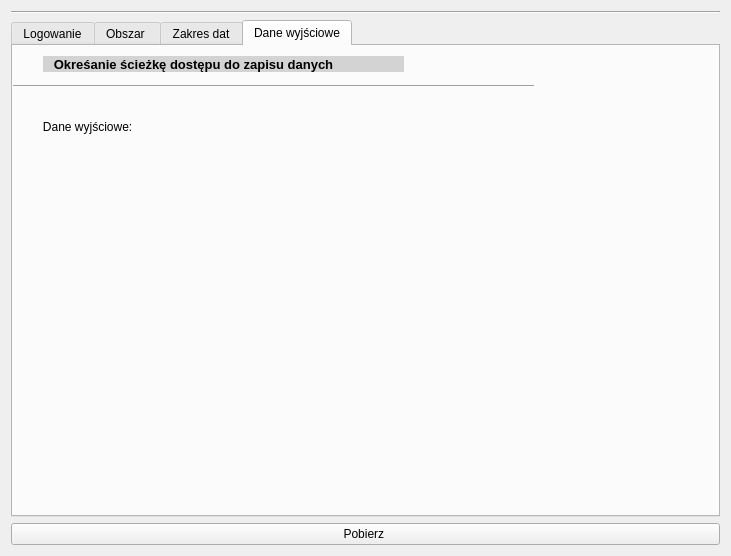
<?xml version="1.0" encoding="UTF-8"?>
<ui version="4.0">
 <class>Dialog</class>
 <widget class="QDialog" name="Dialog">
  <property name="geometry">
   <rect>
    <x>0</x>
    <y>0</y>
    <width>731</width>
    <height>556</height>
   </rect>
  </property>
  <property name="windowTitle">
   <string>Dialog</string>
  </property>
  <layout class="QVBoxLayout" name="verticalLayout">
   <item>
    <widget class="Line" name="line_5">
     <property name="orientation">
      <enum>Qt::Horizontal</enum>
     </property>
    </widget>
   </item>
   <item>
    <widget class="QTabWidget" name="widgets">
     <property name="enabled">
      <bool>true</bool>
     </property>
     <property name="palette">
      <palette>
       <active>
        <colorrole role="Base">
         <brush brushstyle="SolidPattern">
          <color alpha="255">
           <red>255</red>
           <green>255</green>
           <blue>255</blue>
          </color>
         </brush>
        </colorrole>
        <colorrole role="Window">
         <brush brushstyle="SolidPattern">
          <color alpha="255">
           <red>255</red>
           <green>255</green>
           <blue>255</blue>
          </color>
         </brush>
        </colorrole>
       </active>
       <inactive>
        <colorrole role="Base">
         <brush brushstyle="SolidPattern">
          <color alpha="255">
           <red>255</red>
           <green>255</green>
           <blue>255</blue>
          </color>
         </brush>
        </colorrole>
        <colorrole role="Window">
         <brush brushstyle="SolidPattern">
          <color alpha="255">
           <red>255</red>
           <green>255</green>
           <blue>255</blue>
          </color>
         </brush>
        </colorrole>
       </inactive>
       <disabled>
        <colorrole role="Base">
         <brush brushstyle="SolidPattern">
          <color alpha="255">
           <red>255</red>
           <green>255</green>
           <blue>255</blue>
          </color>
         </brush>
        </colorrole>
        <colorrole role="Window">
         <brush brushstyle="SolidPattern">
          <color alpha="255">
           <red>255</red>
           <green>255</green>
           <blue>255</blue>
          </color>
         </brush>
        </colorrole>
       </disabled>
      </palette>
     </property>
     <property name="toolTip">
      <string>&lt;html&gt;&lt;head/&gt;&lt;body&gt;&lt;p&gt;&lt;br/&gt;&lt;/p&gt;&lt;/body&gt;&lt;/html&gt;</string>
     </property>
     <property name="currentIndex">
      <number>3</number>
     </property>
     <widget class="QWidget" name="tab">
      <attribute name="title">
       <string>Logowanie</string>
      </attribute>
      <widget class="QWidget" name="horizontalLayoutWidget">
       <property name="geometry">
        <rect>
         <x>10</x>
         <y>60</y>
         <width>591</width>
         <height>51</height>
        </rect>
       </property>
       <layout class="QHBoxLayout" name="horizontalLayout">
        <item>
         <widget class="QLabel" name="label_7">
          <property name="text">
           <string>Login: </string>
          </property>
         </widget>
        </item>
        <item>
         <widget class="QLineEdit" name="lineEdit_5"/>
        </item>
        <item>
         <widget class="QLabel" name="label_9">
          <property name="text">
           <string>Hasło </string>
          </property>
         </widget>
        </item>
        <item>
         <widget class="QgsPasswordLineEdit" name="mLineEdit"/>
        </item>
        <item>
         <widget class="QCheckBox" name="checkBox">
          <property name="text">
           <string>Zapamiętaj</string>
          </property>
         </widget>
        </item>
       </layout>
      </widget>
      <widget class="QLabel" name="label_10">
       <property name="geometry">
        <rect>
         <x>20</x>
         <y>9</y>
         <width>451</width>
         <height>21</height>
        </rect>
       </property>
       <property name="palette">
        <palette>
         <active>
          <colorrole role="Base">
           <brush brushstyle="SolidPattern">
            <color alpha="255">
             <red>191</red>
             <green>191</green>
             <blue>191</blue>
            </color>
           </brush>
          </colorrole>
          <colorrole role="Window">
           <brush brushstyle="SolidPattern">
            <color alpha="255">
             <red>211</red>
             <green>211</green>
             <blue>211</blue>
            </color>
           </brush>
          </colorrole>
         </active>
         <inactive>
          <colorrole role="Base">
           <brush brushstyle="SolidPattern">
            <color alpha="255">
             <red>191</red>
             <green>191</green>
             <blue>191</blue>
            </color>
           </brush>
          </colorrole>
          <colorrole role="Window">
           <brush brushstyle="SolidPattern">
            <color alpha="255">
             <red>211</red>
             <green>211</green>
             <blue>211</blue>
            </color>
           </brush>
          </colorrole>
         </inactive>
         <disabled>
          <colorrole role="Base">
           <brush brushstyle="SolidPattern">
            <color alpha="255">
             <red>211</red>
             <green>211</green>
             <blue>211</blue>
            </color>
           </brush>
          </colorrole>
          <colorrole role="Window">
           <brush brushstyle="SolidPattern">
            <color alpha="255">
             <red>211</red>
             <green>211</green>
             <blue>211</blue>
            </color>
           </brush>
          </colorrole>
         </disabled>
        </palette>
       </property>
       <property name="font">
        <font>
         <pointsize>10</pointsize>
         <weight>75</weight>
         <bold>true</bold>
        </font>
       </property>
       <property name="autoFillBackground">
        <bool>true</bool>
       </property>
       <property name="text">
        <string>  Logowanie do serwisu https://urs.earthdata.nasa.gov/</string>
       </property>
      </widget>
      <widget class="Line" name="line_2">
       <property name="geometry">
        <rect>
         <x>-120</x>
         <y>30</y>
         <width>631</width>
         <height>20</height>
        </rect>
       </property>
       <property name="orientation">
        <enum>Qt::Horizontal</enum>
       </property>
      </widget>
      <widget class="QPushButton" name="pushButton_3">
       <property name="geometry">
        <rect>
         <x>624</x>
         <y>72</y>
         <width>81</width>
         <height>31</height>
        </rect>
       </property>
       <property name="text">
        <string>Zaloguj </string>
       </property>
      </widget>
     </widget>
     <widget class="QWidget" name="widget">
      <attribute name="title">
       <string>Obszar </string>
      </attribute>
      <widget class="QWidget" name="gridLayoutWidget">
       <property name="geometry">
        <rect>
         <x>20</x>
         <y>60</y>
         <width>631</width>
         <height>291</height>
        </rect>
       </property>
       <layout class="QGridLayout" name="gridLayout">
        <item row="2" column="0">
         <widget class="QLabel" name="label_3">
          <property name="text">
           <string>Punkt 3</string>
          </property>
         </widget>
        </item>
        <item row="1" column="0">
         <widget class="QLabel" name="label_2">
          <property name="text">
           <string>Punkt 2</string>
          </property>
         </widget>
        </item>
        <item row="0" column="0">
         <widget class="QLabel" name="label">
          <property name="text">
           <string>Punkt 1 </string>
          </property>
         </widget>
        </item>
        <item row="3" column="0">
         <widget class="QLabel" name="label_14">
          <property name="text">
           <string>Punkt 4</string>
          </property>
         </widget>
        </item>
        <item row="2" column="1">
         <layout class="QFormLayout" name="formLayout_5">
          <item row="0" column="0">
           <widget class="QLabel" name="label_19">
            <property name="text">
             <string>Latitude: </string>
            </property>
            <property name="margin">
             <number>3</number>
            </property>
           </widget>
          </item>
          <item row="1" column="0">
           <widget class="QLabel" name="label_20">
            <property name="text">
             <string>Longitude: </string>
            </property>
            <property name="margin">
             <number>3</number>
            </property>
           </widget>
          </item>
          <item row="0" column="1">
           <widget class="QLineEdit" name="lineEdit_9"/>
          </item>
          <item row="1" column="1">
           <widget class="QLineEdit" name="lineEdit_10"/>
          </item>
         </layout>
        </item>
        <item row="0" column="1">
         <layout class="QFormLayout" name="formLayout">
          <item row="0" column="0">
           <widget class="QLabel" name="label_4">
            <property name="text">
             <string>Latitude: </string>
            </property>
            <property name="margin">
             <number>3</number>
            </property>
           </widget>
          </item>
          <item row="1" column="0">
           <widget class="QLabel" name="label_5">
            <property name="text">
             <string>Longitude: </string>
            </property>
            <property name="margin">
             <number>3</number>
            </property>
           </widget>
          </item>
          <item row="0" column="1">
           <widget class="QLineEdit" name="lineEdit"/>
          </item>
          <item row="1" column="1">
           <widget class="QLineEdit" name="lineEdit_2"/>
          </item>
         </layout>
        </item>
        <item row="1" column="1">
         <layout class="QFormLayout" name="formLayout_2">
          <item row="0" column="0">
           <widget class="QLabel" name="label_6">
            <property name="text">
             <string>Latitude: </string>
            </property>
            <property name="margin">
             <number>3</number>
            </property>
           </widget>
          </item>
          <item row="1" column="0">
           <widget class="QLabel" name="label_13">
            <property name="text">
             <string>Longitude: </string>
            </property>
            <property name="margin">
             <number>3</number>
            </property>
           </widget>
          </item>
          <item row="0" column="1">
           <widget class="QLineEdit" name="lineEdit_3"/>
          </item>
          <item row="1" column="1">
           <widget class="QLineEdit" name="lineEdit_4"/>
          </item>
         </layout>
        </item>
        <item row="3" column="1">
         <layout class="QFormLayout" name="formLayout_4">
          <item row="0" column="0">
           <widget class="QLabel" name="label_17">
            <property name="text">
             <string>Latitude: </string>
            </property>
            <property name="margin">
             <number>3</number>
            </property>
           </widget>
          </item>
          <item row="1" column="0">
           <widget class="QLabel" name="label_18">
            <property name="text">
             <string>Longitude: </string>
            </property>
            <property name="margin">
             <number>3</number>
            </property>
           </widget>
          </item>
          <item row="0" column="1">
           <widget class="QLineEdit" name="lineEdit_8"/>
          </item>
          <item row="1" column="1">
           <widget class="QLineEdit" name="lineEdit_7"/>
          </item>
         </layout>
        </item>
        <item row="4" column="0" colspan="2">
         <widget class="QPushButton" name="pushButton_4">
          <property name="text">
           <string>Dodaj wierzchołek </string>
          </property>
         </widget>
        </item>
       </layout>
      </widget>
      <widget class="QPushButton" name="pushButton_2">
       <property name="geometry">
        <rect>
         <x>20</x>
         <y>380</y>
         <width>631</width>
         <height>23</height>
        </rect>
       </property>
       <property name="text">
        <string>Użyj współrzędnych widoku </string>
       </property>
      </widget>
      <widget class="QLabel" name="label_12">
       <property name="geometry">
        <rect>
         <x>30</x>
         <y>10</y>
         <width>471</width>
         <height>16</height>
        </rect>
       </property>
       <property name="palette">
        <palette>
         <active>
          <colorrole role="Base">
           <brush brushstyle="SolidPattern">
            <color alpha="255">
             <red>255</red>
             <green>255</green>
             <blue>255</blue>
            </color>
           </brush>
          </colorrole>
          <colorrole role="Window">
           <brush brushstyle="SolidPattern">
            <color alpha="255">
             <red>211</red>
             <green>211</green>
             <blue>211</blue>
            </color>
           </brush>
          </colorrole>
         </active>
         <inactive>
          <colorrole role="Base">
           <brush brushstyle="SolidPattern">
            <color alpha="255">
             <red>255</red>
             <green>255</green>
             <blue>255</blue>
            </color>
           </brush>
          </colorrole>
          <colorrole role="Window">
           <brush brushstyle="SolidPattern">
            <color alpha="255">
             <red>211</red>
             <green>211</green>
             <blue>211</blue>
            </color>
           </brush>
          </colorrole>
         </inactive>
         <disabled>
          <colorrole role="Base">
           <brush brushstyle="SolidPattern">
            <color alpha="255">
             <red>211</red>
             <green>211</green>
             <blue>211</blue>
            </color>
           </brush>
          </colorrole>
          <colorrole role="Window">
           <brush brushstyle="SolidPattern">
            <color alpha="255">
             <red>211</red>
             <green>211</green>
             <blue>211</blue>
            </color>
           </brush>
          </colorrole>
         </disabled>
        </palette>
       </property>
       <property name="font">
        <font>
         <pointsize>10</pointsize>
         <weight>75</weight>
         <bold>true</bold>
        </font>
       </property>
       <property name="autoFillBackground">
        <bool>true</bool>
       </property>
       <property name="text">
        <string>   Określanie obszaru do analizy </string>
       </property>
      </widget>
      <widget class="Line" name="line_3">
       <property name="geometry">
        <rect>
         <x>-70</x>
         <y>30</y>
         <width>581</width>
         <height>20</height>
        </rect>
       </property>
       <property name="orientation">
        <enum>Qt::Horizontal</enum>
       </property>
      </widget>
     </widget>
     <widget class="QWidget" name="tab_2">
      <attribute name="title">
       <string>Zakres dat</string>
      </attribute>
      <widget class="QLabel" name="label_15">
       <property name="geometry">
        <rect>
         <x>30</x>
         <y>10</y>
         <width>411</width>
         <height>16</height>
        </rect>
       </property>
       <property name="palette">
        <palette>
         <active>
          <colorrole role="Base">
           <brush brushstyle="SolidPattern">
            <color alpha="255">
             <red>255</red>
             <green>255</green>
             <blue>255</blue>
            </color>
           </brush>
          </colorrole>
          <colorrole role="Window">
           <brush brushstyle="SolidPattern">
            <color alpha="255">
             <red>211</red>
             <green>211</green>
             <blue>211</blue>
            </color>
           </brush>
          </colorrole>
         </active>
         <inactive>
          <colorrole role="Base">
           <brush brushstyle="SolidPattern">
            <color alpha="255">
             <red>255</red>
             <green>255</green>
             <blue>255</blue>
            </color>
           </brush>
          </colorrole>
          <colorrole role="Window">
           <brush brushstyle="SolidPattern">
            <color alpha="255">
             <red>211</red>
             <green>211</green>
             <blue>211</blue>
            </color>
           </brush>
          </colorrole>
         </inactive>
         <disabled>
          <colorrole role="Base">
           <brush brushstyle="SolidPattern">
            <color alpha="255">
             <red>211</red>
             <green>211</green>
             <blue>211</blue>
            </color>
           </brush>
          </colorrole>
          <colorrole role="Window">
           <brush brushstyle="SolidPattern">
            <color alpha="255">
             <red>211</red>
             <green>211</green>
             <blue>211</blue>
            </color>
           </brush>
          </colorrole>
         </disabled>
        </palette>
       </property>
       <property name="font">
        <font>
         <pointsize>10</pointsize>
         <weight>75</weight>
         <bold>true</bold>
        </font>
       </property>
       <property name="autoFillBackground">
        <bool>true</bool>
       </property>
       <property name="text">
        <string>  Określ zakres dat do analizy </string>
       </property>
      </widget>
      <widget class="Line" name="line_4">
       <property name="geometry">
        <rect>
         <x>-150</x>
         <y>30</y>
         <width>671</width>
         <height>20</height>
        </rect>
       </property>
       <property name="orientation">
        <enum>Qt::Horizontal</enum>
       </property>
      </widget>
      <widget class="QWidget" name="horizontalLayoutWidget_3">
       <property name="geometry">
        <rect>
         <x>10</x>
         <y>70</y>
         <width>641</width>
         <height>41</height>
        </rect>
       </property>
       <layout class="QHBoxLayout" name="horizontalLayout_3">
        <item>
         <widget class="QLabel" name="label_16">
          <property name="text">
           <string>Początkowy zakres:</string>
          </property>
         </widget>
        </item>
        <item>
         <widget class="QDateEdit" name="dateEdit"/>
        </item>
        <item>
         <widget class="QLabel" name="label_21">
          <property name="text">
           <string>Końcowy zakres: </string>
          </property>
         </widget>
        </item>
        <item>
         <widget class="QDateEdit" name="dateEdit_2"/>
        </item>
       </layout>
      </widget>
      <widget class="QPushButton" name="pushButton_5">
       <property name="geometry">
        <rect>
         <x>10</x>
         <y>130</y>
         <width>641</width>
         <height>23</height>
        </rect>
       </property>
       <property name="text">
        <string>Zapisz</string>
       </property>
      </widget>
     </widget>
     <widget class="QWidget" name="Danewyjsciowe">
      <attribute name="title">
       <string>Dane wyjściowe</string>
      </attribute>
      <widget class="QWidget" name="horizontalLayoutWidget_2">
       <property name="geometry">
        <rect>
         <x>20</x>
         <y>60</y>
         <width>631</width>
         <height>41</height>
        </rect>
       </property>
       <layout class="QHBoxLayout" name="horizontalLayout_2">
        <item>
         <widget class="QLabel" name="label_8">
          <property name="maximumSize">
           <size>
            <width>149</width>
            <height>16777215</height>
           </size>
          </property>
          <property name="text">
           <string>   Dane wyjściowe:   </string>
          </property>
          <property name="margin">
           <number>0</number>
          </property>
         </widget>
        </item>
        <item>
         <widget class="QgsFileWidget" name="mQgsFileWidget_2">
          <property name="toolTip">
           <string/>
          </property>
          <property name="fileWidgetButtonVisible">
           <bool>true</bool>
          </property>
          <property name="useLink">
           <bool>false</bool>
          </property>
          <property name="fullUrl">
           <bool>false</bool>
          </property>
          <property name="storageMode">
           <enum>QgsFileWidget::GetDirectory</enum>
          </property>
         </widget>
        </item>
       </layout>
      </widget>
      <widget class="QLabel" name="label_11">
       <property name="geometry">
        <rect>
         <x>30</x>
         <y>10</y>
         <width>361</width>
         <height>16</height>
        </rect>
       </property>
       <property name="palette">
        <palette>
         <active>
          <colorrole role="Base">
           <brush brushstyle="SolidPattern">
            <color alpha="255">
             <red>255</red>
             <green>255</green>
             <blue>255</blue>
            </color>
           </brush>
          </colorrole>
          <colorrole role="Window">
           <brush brushstyle="SolidPattern">
            <color alpha="255">
             <red>211</red>
             <green>211</green>
             <blue>211</blue>
            </color>
           </brush>
          </colorrole>
         </active>
         <inactive>
          <colorrole role="Base">
           <brush brushstyle="SolidPattern">
            <color alpha="255">
             <red>255</red>
             <green>255</green>
             <blue>255</blue>
            </color>
           </brush>
          </colorrole>
          <colorrole role="Window">
           <brush brushstyle="SolidPattern">
            <color alpha="255">
             <red>211</red>
             <green>211</green>
             <blue>211</blue>
            </color>
           </brush>
          </colorrole>
         </inactive>
         <disabled>
          <colorrole role="Base">
           <brush brushstyle="SolidPattern">
            <color alpha="255">
             <red>211</red>
             <green>211</green>
             <blue>211</blue>
            </color>
           </brush>
          </colorrole>
          <colorrole role="Window">
           <brush brushstyle="SolidPattern">
            <color alpha="255">
             <red>211</red>
             <green>211</green>
             <blue>211</blue>
            </color>
           </brush>
          </colorrole>
         </disabled>
        </palette>
       </property>
       <property name="font">
        <font>
         <pointsize>10</pointsize>
         <weight>75</weight>
         <bold>true</bold>
        </font>
       </property>
       <property name="autoFillBackground">
        <bool>true</bool>
       </property>
       <property name="text">
        <string>   Okreśanie ścieżkę dostępu do zapisu danych</string>
       </property>
      </widget>
      <widget class="Line" name="line_6">
       <property name="geometry">
        <rect>
         <x>-10</x>
         <y>30</y>
         <width>531</width>
         <height>20</height>
        </rect>
       </property>
       <property name="orientation">
        <enum>Qt::Horizontal</enum>
       </property>
      </widget>
     </widget>
    </widget>
   </item>
   <item>
    <widget class="QPushButton" name="pushButton">
     <property name="text">
      <string>Pobierz </string>
     </property>
     <property name="icon">
      <iconset>
       <normaloff>:/plugins/growing/icons/download.png</normaloff>:/plugins/growing/icons/download.png</iconset>
     </property>
    </widget>
   </item>
  </layout>
 </widget>
 <customwidgets>
  <customwidget>
   <class>QgsFileWidget</class>
   <extends>QWidget</extends>
   <header>qgsfilewidget.h</header>
  </customwidget>
  <customwidget>
   <class>QgsPasswordLineEdit</class>
   <extends>QLineEdit</extends>
   <header>qgspasswordlineedit.h</header>
  </customwidget>
 </customwidgets>
 <resources/>
 <connections/>
</ui>
